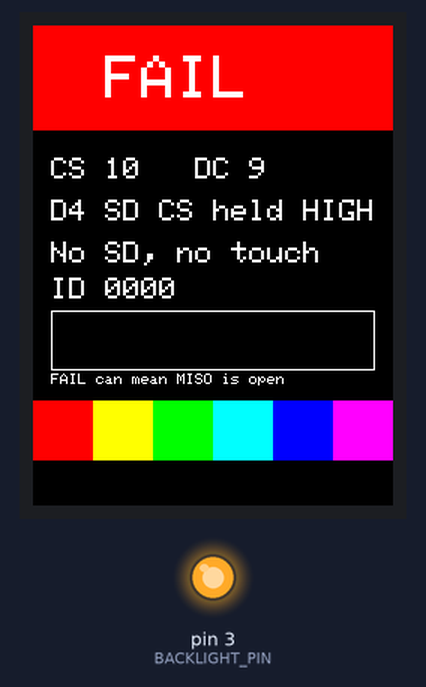
Bench run of a sketch on a simulated Arduino Uno, built with avr-gcc and run on an emulated ATmega328P. Parts: 240×320 colour display, output pins drawn as LEDs (lit = HIGH). Pins used as bus, display or sensor lines are not drawn; what the sketch prints to the serial monitor is not drawn.

Above: at 0.3 s.
At 5.02 s:
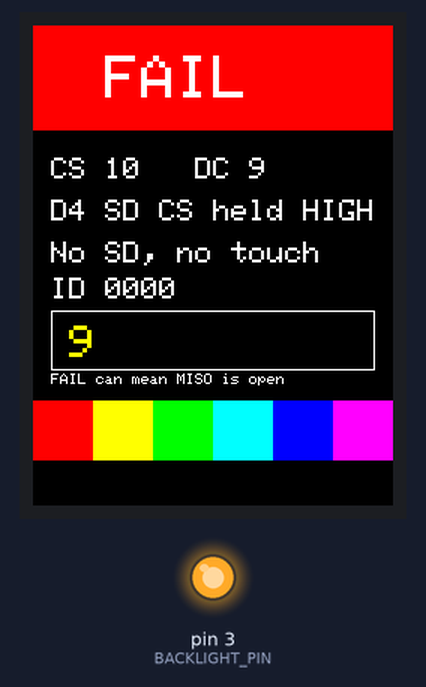
At 10.02 s:
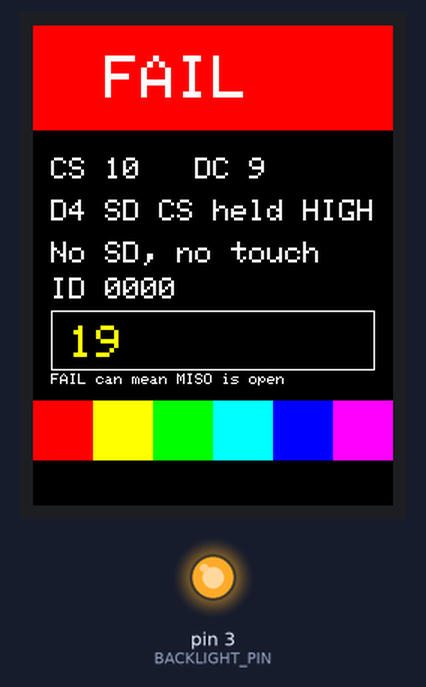
At 20.02 s:
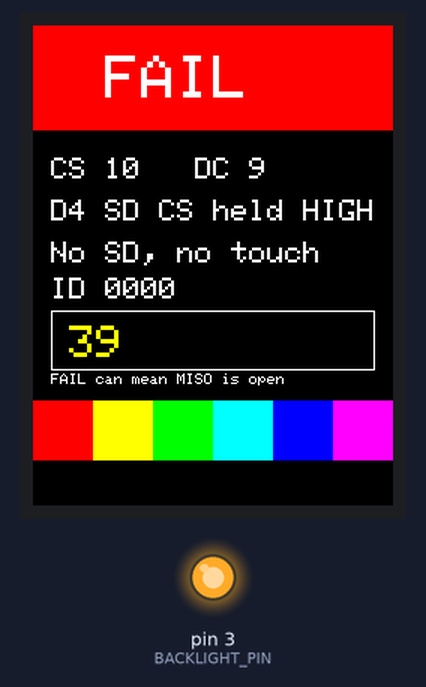
At 29.3 s:
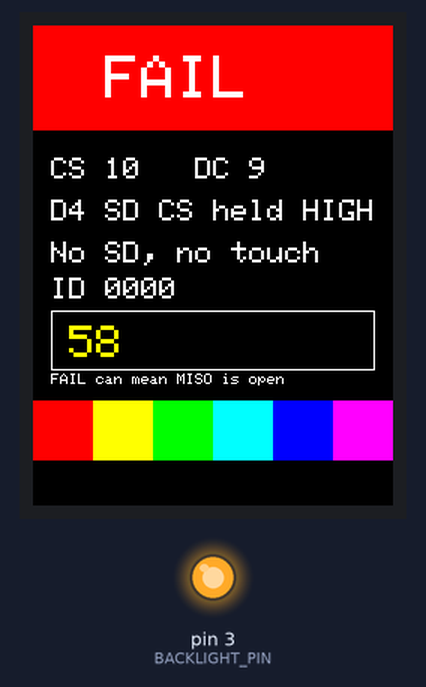
At 39.53 s:
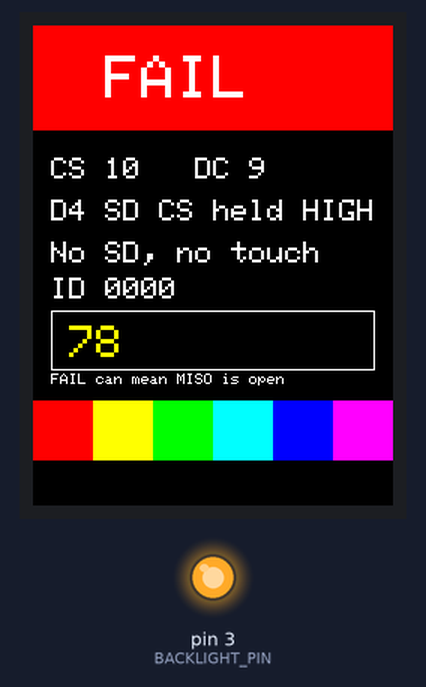

The sketch:

tft_test.ino
```cpp
// TFT-only test for the Adafruit 2.8" ILI9341 shield on an UNO.
// No radar, no touch library, no SD library.
// D4 is the shield's microSD chip select and is held HIGH.

#include <SPI.h>
#include <Adafruit_GFX.h>
#include <Adafruit_ILI9341.h>

#define TFT_CS 10
#define TFT_DC 9
#define TFT_ROTATION 0
#define SD_CS_PIN 4
#define UNUSED_TOUCH_CS 8
#define BACKLIGHT_PIN 3

Adafruit_ILI9341 tft(TFT_CS, TFT_DC);

static uint16_t gCount = 0;
static uint32_t gLastMs = 0;

static void holdShieldIdlePins() {
  pinMode(SD_CS_PIN, OUTPUT);
  digitalWrite(SD_CS_PIN, HIGH);
  pinMode(UNUSED_TOUCH_CS, OUTPUT);
  digitalWrite(UNUSED_TOUCH_CS, HIGH);
  pinMode(BACKLIGHT_PIN, OUTPUT);
  digitalWrite(BACKLIGHT_PIN, HIGH);
}

void setup() {
  Serial.begin(115200);
  holdShieldIdlePins();
  tft.begin();
  tft.setRotation(TFT_ROTATION);
  tft.fillScreen(ILI9341_BLACK);
  tft.setTextWrap(false);

  // ILI9341 register 0xD3 returns ... 0x93, 0x41 when MISO is connected.
  const uint8_t idHi = tft.readcommand8(0xD3, 2);
  const uint8_t idLo = tft.readcommand8(0xD3, 3);
  const bool pass = idHi == 0x93 && idLo == 0x41;

  tft.fillRect(0, 0, 240, 70, pass ? ILI9341_GREEN : ILI9341_RED);
  tft.setTextSize(4);
  tft.setTextColor(pass ? ILI9341_BLACK : ILI9341_WHITE);
  tft.setCursor(pass ? 60 : 48, 20);
  tft.print(pass ? F("PASS") : F("FAIL"));

  tft.setTextSize(2);
  tft.setTextColor(ILI9341_WHITE);
  tft.setCursor(12, 88);
  tft.print(F("CS 10   DC 9"));
  tft.setCursor(12, 116);
  tft.print(F("D4 SD CS held HIGH"));
  tft.setCursor(12, 144);
  tft.print(F("No SD, no touch"));

  // Color bars so a dead row or a swapped ribbon is obvious.
  const uint16_t bars[] = {ILI9341_RED,  ILI9341_YELLOW, ILI9341_GREEN,
                           ILI9341_CYAN, ILI9341_BLUE,   ILI9341_MAGENTA};
  for (uint8_t i = 0; i < 6; i++) {
    tft.fillRect((int16_t)(i * 40), 250, 40, 40, bars[i]);
  }

  tft.fillRect(12, 190, 216, 40, ILI9341_BLACK);
  tft.drawRect(12, 190, 216, 40, ILI9341_WHITE);
  gLastMs = millis();
  tft.setTextSize(2);
  tft.setTextColor(ILI9341_WHITE);
  tft.setCursor(12, 168);
  tft.print(F("ID "));
  if (idHi < 16) {
    tft.print('0');
  }
  tft.print(idHi, HEX);
  if (idLo < 16) {
    tft.print('0');
  }
  tft.print(idLo, HEX);
  if (!pass) {
    tft.setTextSize(1);
    tft.setCursor(12, 232);
    tft.print(F("FAIL can mean MISO is open"));
  }

  if (Serial.availableForWrite() > 24) {
    Serial.print(F("tft "));
    Serial.print(pass ? F("PASS") : F("FAIL"));
    Serial.print(F(" id=0x"));
    if (idHi < 16) {
      Serial.print('0');
    }
    Serial.print(idHi, HEX);
    if (idLo < 16) {
      Serial.print('0');
    }
    Serial.println(idLo, HEX);
    if (!pass) {
      Serial.println(F("FAIL can mean MISO is not wired"));
    }
  }
}

void loop() {
  const uint32_t now = millis();
  if ((uint32_t)(now - gLastMs) < 500UL) {
    return;
  }
  gLastMs = now;
  gCount++;

  // Repaint only the counter box. The rest of the screen stays put.
  tft.fillRect(14, 192, 212, 36, ILI9341_BLACK);
  tft.setTextSize(3);
  tft.setTextColor(ILI9341_YELLOW);
  tft.setCursor(24, 200);
  tft.print(gCount);

  if (Serial.availableForWrite() > 12) {
    Serial.println(gCount);
  }
}
```

Measured:
- what the display in image 1 shows lasts 0.5 s, from 4.8 s to 5.3 s
